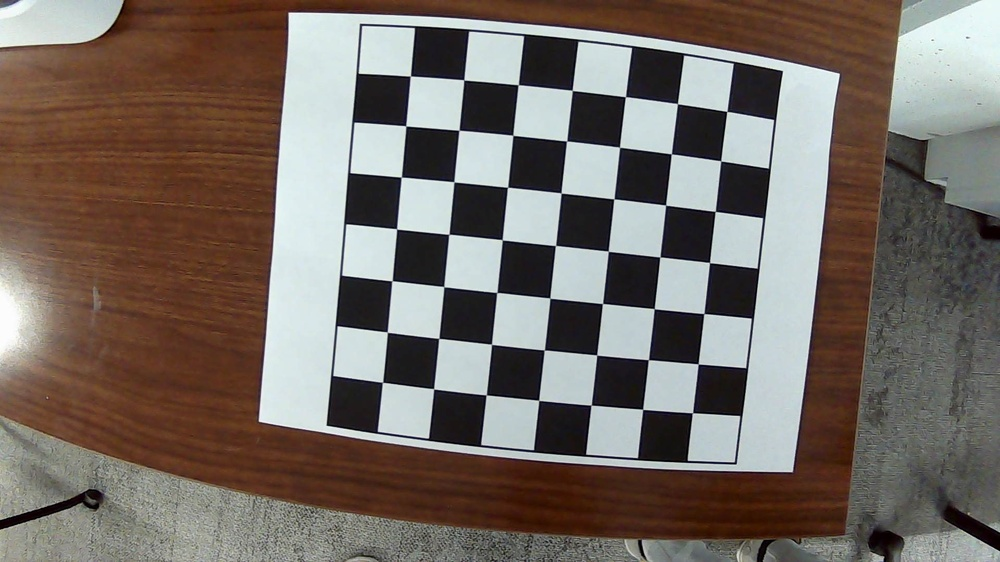
#> input picture april_tag_updates/camera_calibration_pics/pic1.jpg, 1000 x 562 px, shrunk from 1920 x 1080 before the run
$ python calibrate_camera.py ../../april_tag_updates/camera_calibration_pics/pic1.jpg --rows 5 --cols 5
#> lines starting #> are read from the running program, lines starting #| are printed output that depends on the picture; long printed decimals are rounded
from __future__ import print_function
import numpy as np
import cv2
import argparse


def main():
    parser = argparse.ArgumentParser(
        description="calibrate camera intrinsics using OpenCV"
    )

    parser.add_argument(
        "filenames", metavar="IMAGE", nargs="+", help="input image files"
    )

    parser.add_argument(
        "-r",
        "--rows",
        metavar="N",
        type=int,
        required=True,
        help="# of chessboard corners in vertical direction",
    )

    parser.add_argument(
        "-c",
        "--cols",
        metavar="N",
        type=int,
        required=True,
        help="# of chessboard corners in horizontal direction",
    )

    parser.add_argument(
        "-s",
        "--size",
        metavar="NUM",
        type=float,
        default=1.0,
        help="chessboard square size in user-chosen units (should not affect results)",
    )

    parser.add_argument(
        "-d", "--show-detections", action="store_true", help="show detections in window"
    )

    options = parser.parse_args()

    if options.rows < options.cols:
        patternsize = (options.cols, options.rows)
    else:
        patternsize = (options.rows, options.cols)

    sz = options.size

    x = np.arange(patternsize[0]) * sz
    y = np.arange(patternsize[1]) * sz

    xgrid, ygrid = np.meshgrid(x, y)
    zgrid = np.zeros_like(xgrid)
    opoints = np.dstack((xgrid, ygrid, zgrid)).reshape((-1, 1, 3)).astype(np.float32)

    imagesize = None

    win = "Calibrate"
    cv2.namedWindow(win)

    ipoints = []

    for filename in options.filenames:
        rgb = cv2.imread(filename)
#> rgb is the input picture: shape (562, 1000, 3); mean B, G, R 101.5, 108.3, 117.6

        if rgb is None:
            print("warning: error opening {}, skipping".format(filename))
            continue

        cursize = (rgb.shape[1], rgb.shape[0])
#> cursize = (1000, 562)

        if imagesize is None:
            imagesize = cursize
#> imagesize = (1000, 562)
        else:
            assert imagesize == cursize

        print("loaded " + filename + " of size {}x{}".format(*imagesize))
#| loaded ../../april_tag_updates/camera_calibration_pics/pic1.jpg of size 1000x562

        if len(rgb.shape) == 3:
            gray = cv2.cvtColor(rgb, cv2.COLOR_RGB2GRAY)
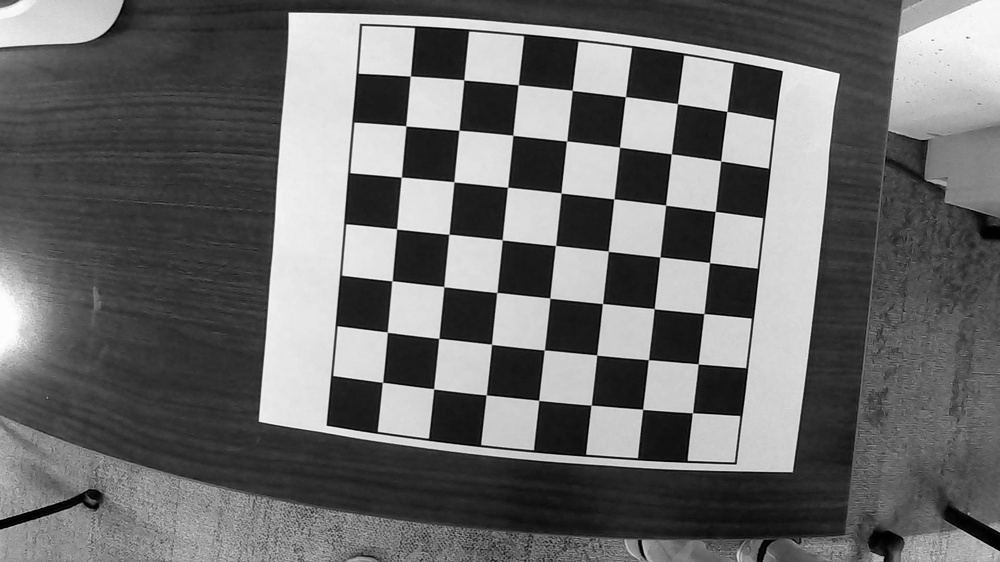
#> gray: shape (562, 1000); min 0, max 254, mean 107.3
        else:
            gray = rgb

        retval, corners = cv2.findChessboardCorners(gray, patternsize)
#> retval = True; corners = 25 rows, first 8: [459, 130.1], [512.7, 135.1], [566.6, 141.1], [619.7, 147.2], [671, 154.2], [454, 181.9], [507.8, 187], [561.2, 193.1]

        if options.show_detections:
            display = cv2.cvtColor(gray, cv2.COLOR_GRAY2RGB)
            cv2.drawChessboardCorners(display, patternsize, corners, retval)
            cv2.imshow(win, display)
            while cv2.waitKey(5) not in range(128):
                pass

        if not retval:
            print("warning: no chessboard found in {}, skipping".format(filename))
        else:
            ipoints.append(corners)

    flags = (
        cv2.CALIB_ZERO_TANGENT_DIST
        | cv2.CALIB_FIX_K1
        | cv2.CALIB_FIX_K2
        | cv2.CALIB_FIX_K3
        | cv2.CALIB_FIX_K4
        | cv2.CALIB_FIX_K5
        | cv2.CALIB_FIX_K6
    )

    opoints = [opoints] * len(ipoints)
#> opoints = 1 item

    retval, K, dcoeffs, rvecs, tvecs = cv2.calibrateCamera(
        opoints,
        ipoints,
        imagesize,
        cameraMatrix=None,
        distCoeffs=np.zeros(5),
        flags=flags,
    )
#> retval = 0.54; K = [[1075.6, 0, 520.7], [0, 1051, 397.3], [0, 0, 1]]; dcoeffs = [0, 0, 0, 0, 0]; rvecs = ([0.0413, -0.0702, 0.101],); tvecs = ([-1.13, -5.1, 19.96],)

    assert np.all(dcoeffs == 0)

    fx = K[0, 0]
#> fx = 1075.6
    fy = K[1, 1]
#> fy = 1051
    cx = K[0, 2]
#> cx = 520.7
    cy = K[1, 2]
#> cy = 397.3

    params = (fx, fy, cx, cy)
#> params = (1075.6, 1051, 520.7, 397.3)

    print()
    print("all units below measured in pixels:")
    print("  fx = {}".format(K[0, 0]))
#|   fx = 1075.593
    print("  fy = {}".format(K[1, 1]))
#|   fy = 1051.025
    print("  cx = {}".format(K[0, 2]))
#|   cx = 520.700
    print("  cy = {}".format(K[1, 2]))
#|   cy = 397.338
    print()
    print("pastable into Python:")
    print("  fx, fy, cx, cy = {}".format(repr(params)))
#|   fx, fy, cx, cy = (1075.593, 1051.025, 520.700, 397.338)
    print()


if __name__ == "__main__":
    main()
